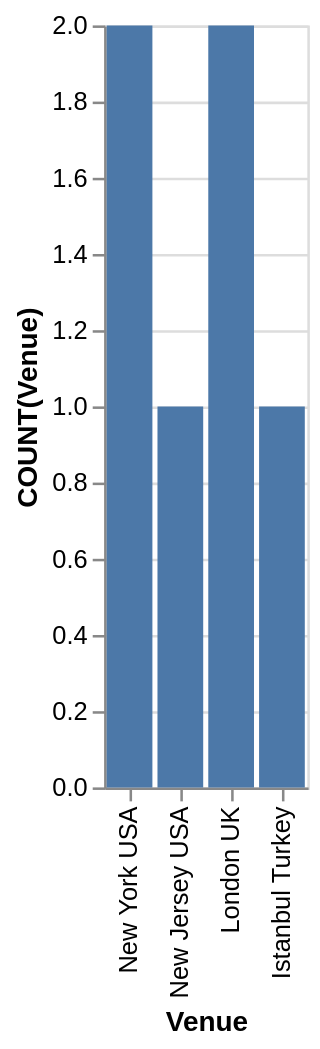

Specify this chart in Vega-Lite:
### Vega-Lite specification from a JSON file in a GitHub repository (floating-point values rounded to 4 significant figures)
{"data": {"values": [{"x_data": "New York USA", "y_data": 2}, {"x_data": "New Jersey USA", "y_data": 1}, {"x_data": "London UK", "y_data": 2}, {"x_data": "Istanbul Turkey", "y_data": 1}]}, "mark": "bar", "encoding": {"x": {"field": "x_data", "type": "nominal", "title": "Venue", "sort": "descending"}, "y": {"field": "y_data", "type": "quantitative", "title": "COUNT(Venue)"}}}
